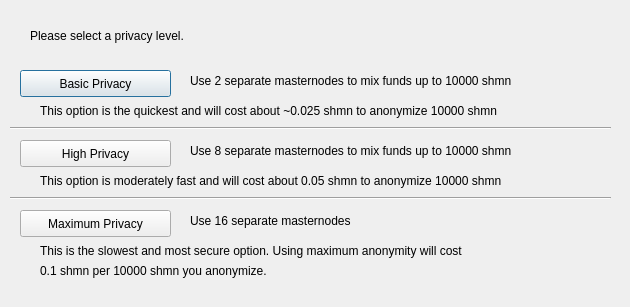
<?xml version="1.0" encoding="UTF-8"?>
<ui version="4.0">
 <class>ObfuscationConfig</class>
 <widget class="QDialog" name="ObfuscationConfig">
  <property name="geometry">
   <rect>
    <x>0</x>
    <y>0</y>
    <width>630</width>
    <height>307</height>
   </rect>
  </property>
  <property name="windowTitle">
   <string>Configure Obfuscation</string>
  </property>
  <widget class="QPushButton" name="buttonBasic">
   <property name="geometry">
    <rect>
     <x>20</x>
     <y>70</y>
     <width>151</width>
     <height>27</height>
    </rect>
   </property>
   <property name="text">
    <string>Basic Privacy</string>
   </property>
  </widget>
  <widget class="QPushButton" name="buttonHigh">
   <property name="geometry">
    <rect>
     <x>20</x>
     <y>140</y>
     <width>151</width>
     <height>27</height>
    </rect>
   </property>
   <property name="text">
    <string>High Privacy</string>
   </property>
  </widget>
  <widget class="QPushButton" name="buttonMax">
   <property name="geometry">
    <rect>
     <x>20</x>
     <y>210</y>
     <width>151</width>
     <height>27</height>
    </rect>
   </property>
   <property name="text">
    <string>Maximum Privacy</string>
   </property>
  </widget>
  <widget class="QLabel" name="label">
   <property name="geometry">
    <rect>
     <x>30</x>
     <y>20</y>
     <width>571</width>
     <height>31</height>
    </rect>
   </property>
   <property name="text">
    <string>Please select a privacy level.</string>
   </property>
  </widget>
  <widget class="QLabel" name="label_2">
   <property name="geometry">
    <rect>
     <x>190</x>
     <y>70</y>
     <width>421</width>
     <height>21</height>
    </rect>
   </property>
   <property name="text">
    <string>Use 2 separate masternodes to mix funds up to 10000 shmn</string>
   </property>
  </widget>
  <widget class="QLabel" name="label_3">
   <property name="geometry">
    <rect>
     <x>190</x>
     <y>140</y>
     <width>411</width>
     <height>21</height>
    </rect>
   </property>
   <property name="text">
    <string>Use 8 separate masternodes to mix funds up to 10000 shmn</string>
   </property>
  </widget>
  <widget class="QLabel" name="label_4">
   <property name="geometry">
    <rect>
     <x>190</x>
     <y>210</y>
     <width>421</width>
     <height>21</height>
    </rect>
   </property>
   <property name="text">
    <string>Use 16 separate masternodes</string>
   </property>
  </widget>
  <widget class="QLabel" name="label_6">
   <property name="geometry">
    <rect>
     <x>40</x>
     <y>100</y>
     <width>561</width>
     <height>21</height>
    </rect>
   </property>
   <property name="text">
    <string>This option is the quickest and will cost about ~0.025 shmn to anonymize 10000 shmn</string>
   </property>
  </widget>
  <widget class="QLabel" name="label_7">
   <property name="geometry">
    <rect>
     <x>40</x>
     <y>170</y>
     <width>561</width>
     <height>21</height>
    </rect>
   </property>
   <property name="text">
    <string>This option is moderately fast and will cost about 0.05 shmn to anonymize 10000 shmn</string>
   </property>
  </widget>
  <widget class="QLabel" name="label_8">
   <property name="geometry">
    <rect>
     <x>40</x>
     <y>240</y>
     <width>561</width>
     <height>21</height>
    </rect>
   </property>
   <property name="text">
    <string>This is the slowest and most secure option. Using maximum anonymity will cost</string>
   </property>
  </widget>
  <widget class="QLabel" name="label_9">
   <property name="geometry">
    <rect>
     <x>40</x>
     <y>260</y>
     <width>561</width>
     <height>21</height>
    </rect>
   </property>
   <property name="text">
    <string>0.1 shmn per 10000 shmn you anonymize.</string>
   </property>
  </widget>
  <widget class="Line" name="line">
   <property name="geometry">
    <rect>
     <x>10</x>
     <y>120</y>
     <width>601</width>
     <height>16</height>
    </rect>
   </property>
   <property name="orientation">
    <enum>Qt::Horizontal</enum>
   </property>
  </widget>
  <widget class="Line" name="line_2">
   <property name="geometry">
    <rect>
     <x>10</x>
     <y>190</y>
     <width>601</width>
     <height>16</height>
    </rect>
   </property>
   <property name="orientation">
    <enum>Qt::Horizontal</enum>
   </property>
  </widget>
 </widget>
 <resources/>
 <connections/>
</ui>
